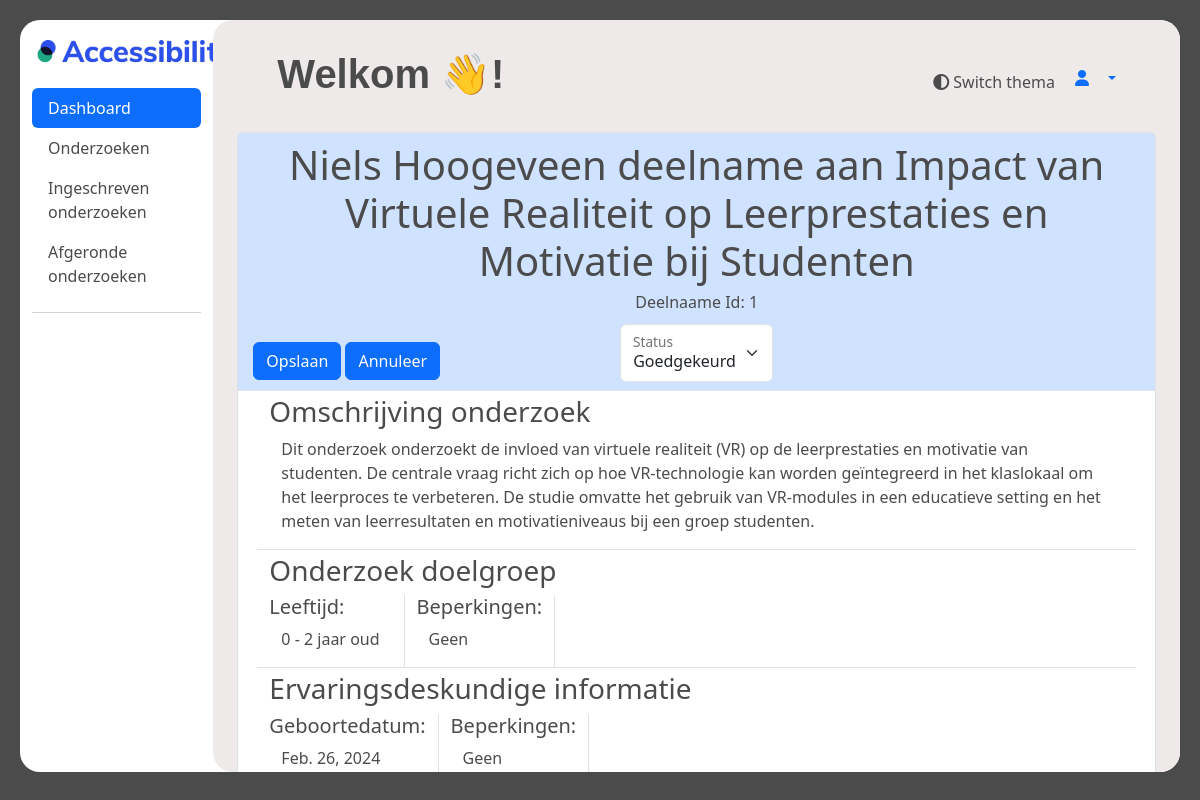
The page /beheerder/dashboard/attendance_request/1/edit on the database as committed earlier.
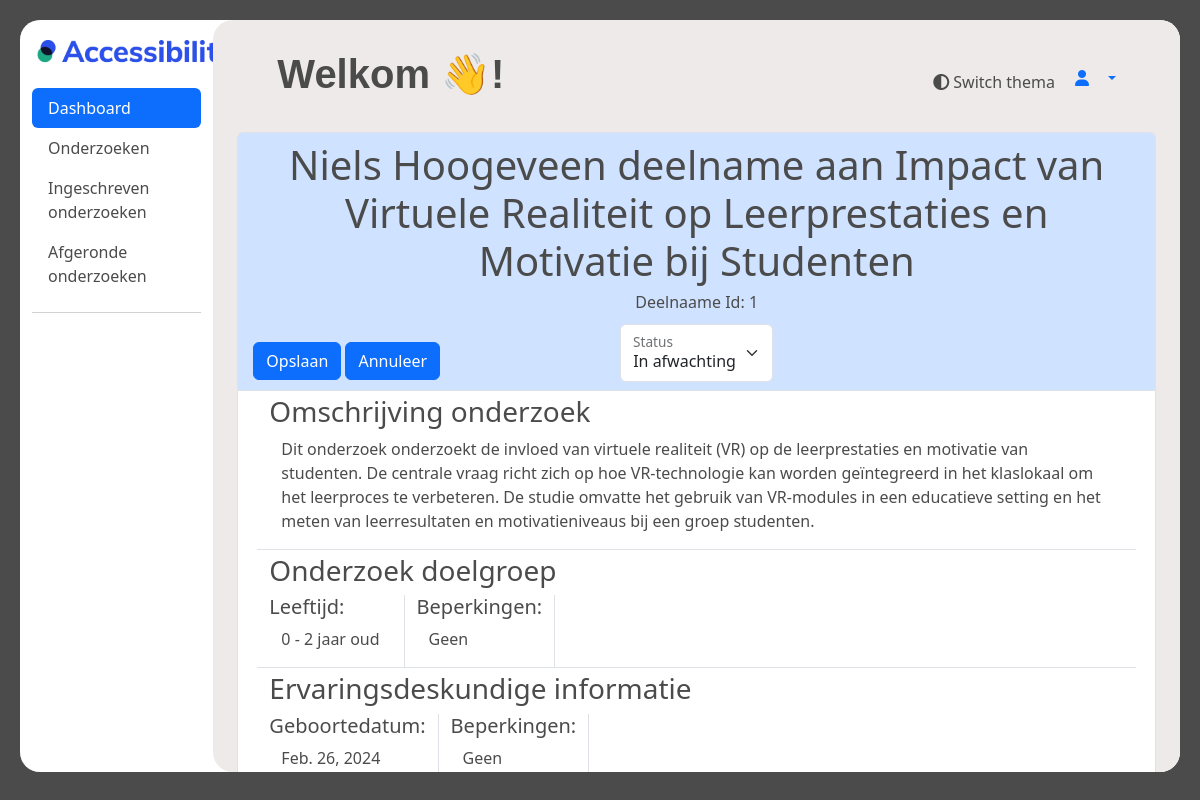
The same page on the database as committed later.
### main/models.py (models this page shows)
class Deelnames(models.Model):
    onderzoeks = models.ForeignKey('Onderzoeken', models.DO_NOTHING)
    ervaringsdeskundige = models.ForeignKey(User, models.DO_NOTHING, )
    status = models.IntegerField()
    class Meta:
        managed = False
        db_table = 'Deelnames'

class Onderzoeken(models.Model):
    onderzoeks_id = models.AutoField(primary_key=True)
    organisatie = models.ForeignKey('Organisaties', models.DO_NOTHING)
    status = models.IntegerField()
    titel = models.TextField()
    omschrijving = models.TextField()
    datum_vanaf = models.DateTimeField()
    datum_tot = models.DateTimeField()
    soort_onderzoek = models.IntegerField()
    locatie = models.TextField(blank=True, null=True)
    met_beloning = models.IntegerField()
    beloning = models.TextField(blank=True, null=True)
    doelgroep_leeftijd_van = models.IntegerField()
    doelgroep_leeftijd_tot = models.IntegerField()
    contact_opgenomen = models.IntegerField()
    opmerkingen_beheerder = models.IntegerField(blank=True, null=True)
    type_onderzoek = models.ForeignKey('TypeOnderzoek', models.DO_NOTHING, db_column='type_onderzoek')
    class Meta:
        managed = False
        db_table = 'Onderzoeken'

### ervaringsdeskundige/models.py (models this page shows, shortened)
class User(AbstractUser):
    first_name = models.CharField(max_length=100)
    last_name = models.CharField(max_length=100)
    postcode = models.CharField(max_length=10)
    geslacht = models.CharField(max_length=10, choices=[('M','Man'),('V', 'Vrouw'), ('0', 'Anders')])
    email = models.EmailField()
    telefoonnummer = models.CharField(max_length=100)
    geboortedatum = models.DateField()
    gebruikte_hulpmiddelen = models.TextField(max_length=200)
    bijzonderheden = models.TextField(max_length=100, default='', blank=True)
    beschikbaar_vanaf = models.DateTimeField()
    beschikbaar_tot = models.DateTimeField()
    bijzonderheden_beschikbaarheid = models.TextField(max_length=100, blank=True)
    username = models.CharField(max_length=100, unique=True)
    voorkeur_benadering = models.CharField(max_length=20)
    status = models.CharField(max_length=10, default=1)
    opmerking_verwijderd = models.TextField(blank=True, null=True)
    datum_goedgekeurd = models.DateTimeField(blank=True, null=True)
    goedegekeurd_door = models.CharField(max_length=100, null=True)
    groups = models.ManyToManyField(
        Group,
        verbose_name='groups',
        related_name='user_groups',
        blank=True,
        help_text='The groups this user belongs to. A user will get all permissions granted to each of their groups.',
        related_query_name='user',
    )
    user_permissions = models.ManyToManyField(
        Permission,
        verbose_name='user permissions',
        related_name='user_user_permissions',
        blank=True,
        help_text='Specific permissions for this user.',
        related_query_name='user',
    )

### beheerder/views.py (the view)
# urls.py: path("dashboard/attendance_request/<int:pk>/edit", views.attendance_request_item_edit, name="attendance_request_item_edit"),
def attendance_request_item_edit(request, pk):
    attendance_request_item_data = Deelnames.objects.select_related('onderzoeks').select_related('ervaringsdeskundige').get(pk=pk)
    context = {
        "data": attendance_request_item_data
    }
    return render(request, "beheerder/dashboard/dashboard_attendance_request_item_edit.html", context)

### templates/beheerder/dashboard/dashboard_attendance_request_item_edit.html (shortened to what the changed rows need)
{% extends "ervaringsdeskundige/base.html" %}
{% load static %}
{% block content %}
<div class="container-fluid" style="height: 94vh;">
    <div class="row">
        <div style="height: 94vh;" id="dashboard_main" class="col-md-9 ms-sm-auto col-lg-10 px-md-4">
        <div id="dashboard_overflow">
        <main >
          <div class="text-center" style="padding-top: 20px;">
            <div>
                  <h1 style="margin: 10px; margin-left: 40px;" class="text-start extra-bold-header">Welkom {{ user.first_name }}👋!</h1>
            </div>
            <br>
            <form method="POST" action="/beheerder/dashboard/attendance_request/{{ data.id }}/edit/save">
            <div class="container rounded-top border border-bottom-0 bg-primary-subtle text-center">
                <div class="col text-center position-relative">
                    <H1 class="pt-2">
                        {{ data.ervaringsdeskundige.first_name }} {{ data.ervaringsdeskundige.last_name }} deelname aan {{ data.onderzoeks.titel }}
                    </H1>
                    <div class="position-absolute buttons" style="bottom: 10px;">
                        <button type="submit" class="btn btn-primary">Opslaan</button>
                        <button type="button" class="btn btn-primary" onclick="location.href='../{{ data.id }}';">Annuleer</button>
                    </div>
                    <H6 class="mb-1">Deelnaame Id: {{ data.id }}</H6>
                    <div class="d-flex pt-2 mb-0 justify-content-center">
                        <div class="form-floating mb-2">
                            <select aria-label="Kuering" id="status_select" name="status" class="form-select">
                                {% if data.status == 1 %}
                                    <option value=1>In afwachting</option>
                                {% elif data.status == 2 %}
                                    <option value=2>Goedgekeurd</option>
                                {% elif data.status == 3 %}
                                    <option value=3>Afgekeurd</option>
                                    <option value=1>In afwachting</option>
                                    <option value=2>Goedgekeurd</option>
                                    <option value=4>Gesloten</option>
                                {% elif data.status == 4 %}
                                    <option value=4>Gesloten</option>
                                    <option value=1>In afwachting</option>
                                    <option value=2>Goedgekeurd</option>
                                    <option value=3>Afgekeurd</option>
                                {% endif %}
                            </select>
                            <label for="status_select">Status</label>
                        </div>
                    </div>
                </div>
            </div>
            <div class="container border rounded-bottom bg-body text-start" style="min-height: 25rem;">
                <div class="row m-1 border-bottom">
                    <div class="col-md-auto">
                        <div class="container-fluid" tabindex="0">
                            <p class="text-start p-0">{{ data.onderzoeks.omschrijving }}</p>
                        </div>
                    </div>
                </div>
                <div class="row m-1 border-bottom">
                    <div class="col-md-auto border-end">
                        <div class="container-fluid" tabindex="0">
                            <p>
                                {{ data.onderzoeks.doelgroep_leeftijd_van }} - {{ data.onderzoeks.doelgroep_leeftijd_tot }} jaar oud
                            </p>
                        </div>
                    </div>
                </div>
                <div class="row m-1 border-bottom">
                    <div class="col-md-auto border-end">
                        <div class="container-fluid" tabindex="0">
                            <p>
                                {{ data.ervaringsdeskundige.geboortedatum }}
                            </p>
                        </div>
                    </div>
                </div>
            </div>
            </form>
            </div>
      </main>
    </div>
    </div>
    </div>
</div>
{% endblock %}

Rows that differ between the two databases and show on the page:
changed Deelnames "Niels": status "Goedgekeurd" → "In afwachting"
